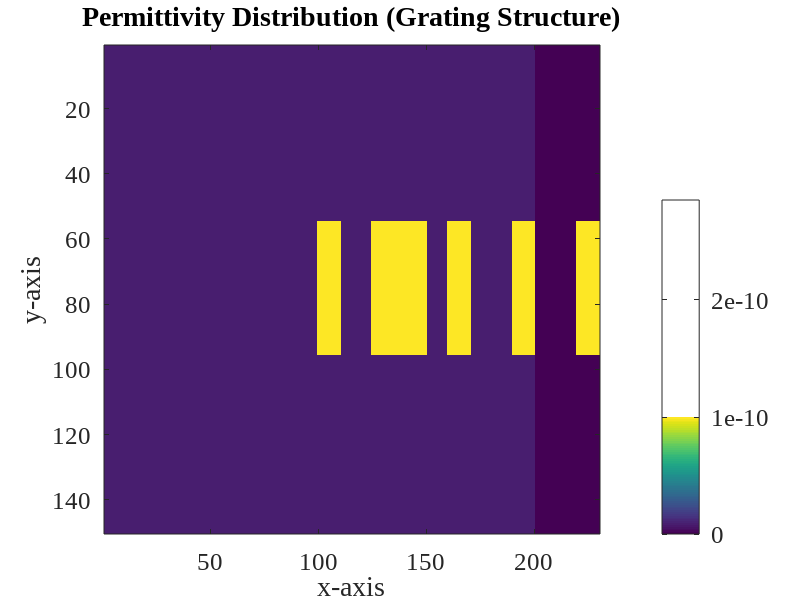

This figure's MATLAB source:
%Set Default figure wondow style
winstyle = 'docked';
% winstyle = 'normal';
set(0,'DefaultFigureWindowStyle',winstyle)
set(0,'defaultaxesfontsize',18)
set(0,'defaultaxesfontname','Times New Roman')
% set(0,'defaultfigurecolor',[1 1 1])
% clear VARIABLES;
clear
global spatialFactor;
global c_eps_0 c_mu_0 c_c c_eta_0
global simulationStopTimes;
global AsymForcing
global dels
global SurfHxLeft SurfHyLeft SurfEzLeft SurfHxRight SurfHyRight SurfEzRight
%Grid Scaling Factors
dels = 0.75;
spatialFactor = 1;
%Physical Constants
c_c = 299792458;                  % speed of light
c_eps_0 = 8.8542149e-12;          % vacuum permittivity
c_mu_0 = 1.2566370614e-6;         % vacuum permeability
c_eta_0 = sqrt(c_mu_0/c_eps_0);
%Simulation Time and Parameters
tSim = 200e-15;
f = 460e12; %New Freq
%f = 230e12; %Normal Freq
lambda = c_c/f;
%Define Computational domain size
xMax{1} = 20e-6;
nx{1} = 200;
ny{1} = 0.75*nx{1};
%Number of regions
Reg.n = 1;
%Initialize material property matrices
mu{1} = ones(nx{1},ny{1})*c_mu_0;
epi{1} = ones(nx{1},ny{1})*c_eps_0; 
%DiElectic inclusion addition
epi{1}(125:150,55:95)= c_eps_0*11.3; %This is the code for inclusion when
%commented out it will cause the simulation to behave as if the material is
%just free space everywhere with a relative permittivity of 11.3
%Grating Multiple dielectric blocks with spacing
grating_width = 10; %Width of block
grating_spacing = 20; %Spacing between bars
num_grating = 5; %number of grating bars

%Create a grating by adding more inclusions
for i = 1:num_grating
    x_start = 100 + (i-1) * (grating_width + grating_spacing);
    x_end = x_start + grating_width;
    epi{1}(x_start:x_end, 55:95) = c_eps_0 *11.3;
end

%Adding/ Including randomly placed scatterers
scattnum = 20; %Number of scatterers
scatt_size = 12; % Size of the scatterers

% for i = 1:scattnum
%     xPos = randi([50, nx{1}-50-scatt_size]); % Random x position
%     yPos = randi([50, ny{1}-50-scatt_size]); % Random y position
%     epi{1}(xPos:xPos+scatt_size, yPos:yPos+scatt_size) = c_eps_0 * 6;
% end
%Conductivity initially zero everywhere
sigma{1} = zeros(nx{1},ny{1});
sigmaH{1} = zeros(nx{1},ny{1});
%Spaitial and temporal discretization
dx = xMax{1}/nx{1};
dt = 0.25*dx/c_c;
nSteps = round(tSim/dt*2);
yMax = ny{1}*dx;
nsteps_lamda = lambda/dx
%Plotting and visualization settings
movie = 1;
Plot.off = 0;
Plot.pl = 0;
Plot.ori = '13';
Plot.N = 100;
Plot.MaxEz = 1.1;
Plot.MaxH = Plot.MaxEz/c_eta_0;
Plot.pv = [0 0 90];
Plot.reglim = [0 xMax{1} 0 yMax];
%Define wave source parameters
bc{1}.NumS = 1; %Number of sources in the sim
%bc{1}.s(1).xpos = nx{1}/(4) + 1; %Source position
bc{1}.s(1).xpos = nx{1}/(2); %Modified Source position
bc{1}.s(1).type = 'ss'; %Soft Source
bc{1}.s(1).fct = @PlaneWaveBC; %Function that defines the plane wave
% mag = -1/c_eta_0;
%Wave Properties
%mag = 1; %Normal wave amp
mag = 5; % Increased Wave Amp
phi = 0; %Initial phase
omega = f*2*pi; %angular frequency
betap = 0; %phase shift
%t0 = 30e-15; %center time of gaussian pulse
t0 = 100e-15; %New center time of gaussian pulse
%st = 15e-15; %Width of gaussian pulse
%st = 50e-15; %New Width of gaussian pulse
st = -0.05;
%s = 0; %Default Shift
s = 50e-15; %Delays wave shift
y0 = yMax/2; %Center of wave in y direction
sty = 1.5*lambda; %Spaitial width of wave in y direction
%Store Wave Parameters
bc{1}.s(1).paras = {mag,phi,omega,betap,t0,st,s,y0,sty,'s'};
%Set y-coordinates for plotting
Plot.y0 = round(y0/dx);
%Absorbing boundary conditions a is the absorbing boundary condition
bc{1}.xm.type = 'a'; %Absorbing boundary to the left (x-)
bc{1}.xp.type = 'a'; %to the right (x+)
bc{1}.ym.type = 'a'; %to the bottom (y-)
bc{1}.yp.type = 'a'; %to the top (y+)
%Peefectly matched layers settings
pml.width = 20 * spatialFactor;
pml.m = 3.5;
%Region Offset Settings
Reg.n  = 1;
Reg.xoff{1} = 0;
Reg.yoff{1} = 0;
%Run the FDTD sim using the Yee algorithm
%RunYeeReg
figure;
imagesc(epi{1}');
colorbar;
title('Permittivity Distribution (Grating Structure)');
xlabel('x-axis');
ylabel('y-axis');






